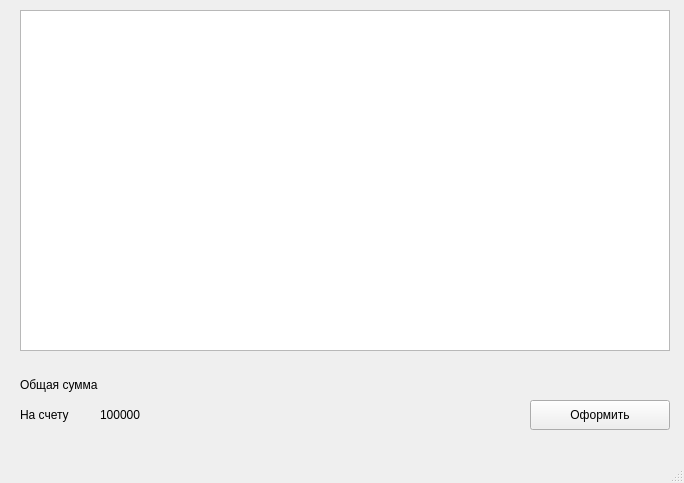
<?xml version="1.0" encoding="UTF-8"?>
<ui version="4.0">
 <class>MainWindow</class>
 <widget class="QMainWindow" name="MainWindow">
  <property name="geometry">
   <rect>
    <x>0</x>
    <y>0</y>
    <width>684</width>
    <height>483</height>
   </rect>
  </property>
  <property name="windowTitle">
   <string>Корзина</string>
  </property>
  <widget class="QWidget" name="centralwidget">
   <widget class="QTableView" name="tableView">
    <property name="geometry">
     <rect>
      <x>20</x>
      <y>10</y>
      <width>650</width>
      <height>341</height>
     </rect>
    </property>
   </widget>
   <widget class="QPushButton" name="apply">
    <property name="geometry">
     <rect>
      <x>530</x>
      <y>400</y>
      <width>140</width>
      <height>30</height>
     </rect>
    </property>
    <property name="text">
     <string>Оформить</string>
    </property>
   </widget>
   <widget class="QLabel" name="label">
    <property name="geometry">
     <rect>
      <x>20</x>
      <y>370</y>
      <width>80</width>
      <height>30</height>
     </rect>
    </property>
    <property name="text">
     <string>Общая сумма</string>
    </property>
   </widget>
   <widget class="QLabel" name="sum">
    <property name="geometry">
     <rect>
      <x>100</x>
      <y>370</y>
      <width>100</width>
      <height>30</height>
     </rect>
    </property>
    <property name="text">
     <string/>
    </property>
   </widget>
   <widget class="QLabel" name="label_2">
    <property name="geometry">
     <rect>
      <x>20</x>
      <y>400</y>
      <width>80</width>
      <height>30</height>
     </rect>
    </property>
    <property name="text">
     <string>На счету</string>
    </property>
   </widget>
   <widget class="QLabel" name="onAccount">
    <property name="geometry">
     <rect>
      <x>100</x>
      <y>400</y>
      <width>100</width>
      <height>30</height>
     </rect>
    </property>
    <property name="text">
     <string>100000</string>
    </property>
   </widget>
   <widget class="QLabel" name="purchase">
    <property name="geometry">
     <rect>
      <x>200</x>
      <y>400</y>
      <width>300</width>
      <height>30</height>
     </rect>
    </property>
    <property name="text">
     <string/>
    </property>
   </widget>
  </widget>
  <widget class="QMenuBar" name="menubar">
   <property name="geometry">
    <rect>
     <x>0</x>
     <y>0</y>
     <width>684</width>
     <height>21</height>
    </rect>
   </property>
  </widget>
  <widget class="QStatusBar" name="statusbar"/>
 </widget>
 <resources/>
 <connections/>
</ui>
